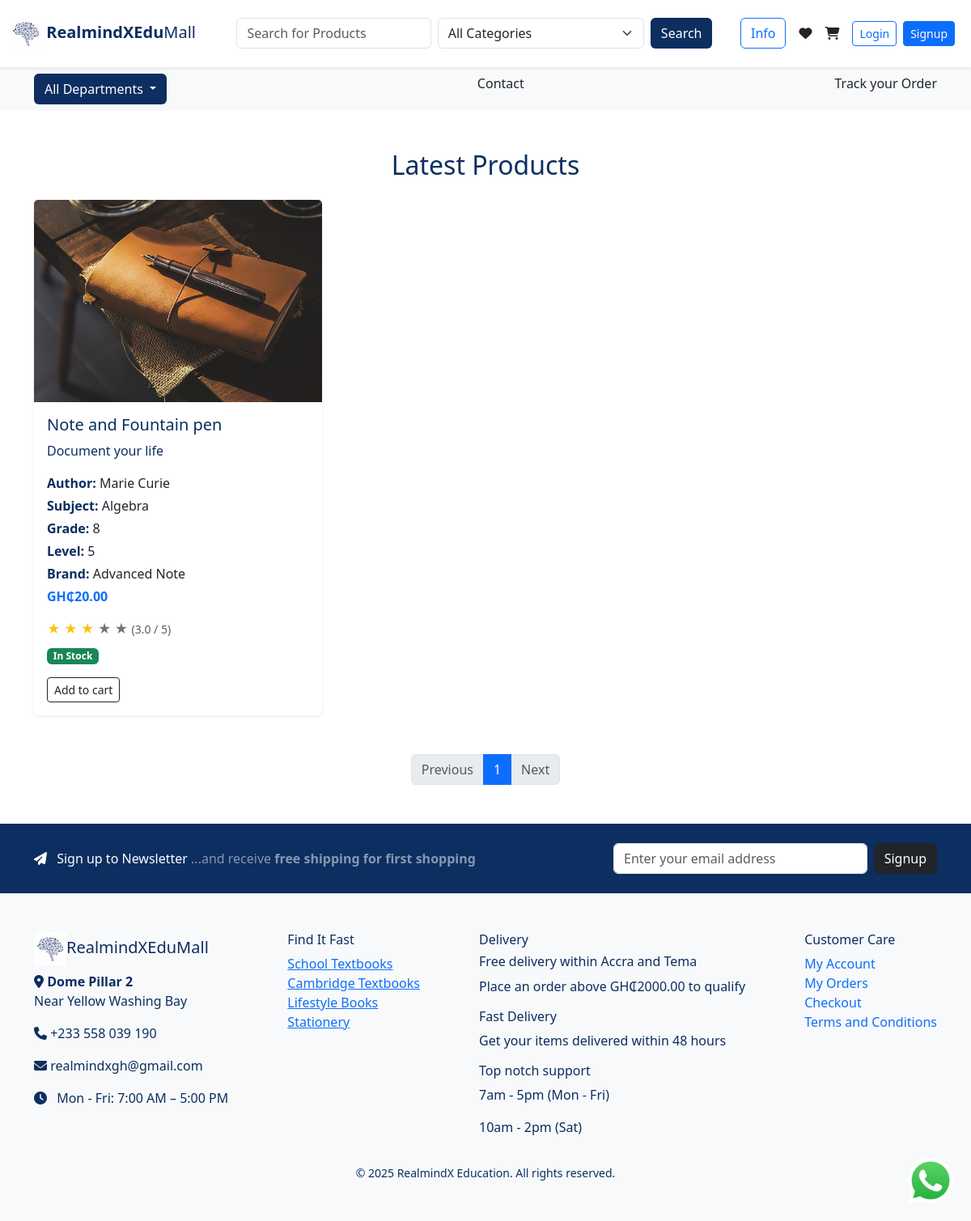
The page / on the database its author committed.
### e_commerce/models/products.py (models this page shows, shortened)
class Product(db.Model):
    __tablename__ = 'product'  # Optional, but makes FK references safer
    id = db.Column(db.Integer, primary_key=True)
    name = db.Column(db.String(120), nullable=False)
    description = db.Column(db.Text, nullable=False)
    price = db.Column(db.Float, nullable=False)
    image_filename = db.Column(db.String(120))
    in_stock = db.Column(db.Boolean, default=True)
    date_created = db.Column(db.DateTime, default=datetime.utcnow)
    author = db.Column(db.String(120), nullable=True)
    brand = db.Column(db.String(120), nullable=True)
    grade = db.Column(db.String(50), nullable=True)
    level = db.Column(db.String(50), nullable=True)
    subject = db.Column(db.String(100), nullable=True)
    ratings = db.relationship('ProductRating', back_populates='product', lazy=True)
    category_id = db.Column(db.Integer, db.ForeignKey('category.id'))
    category = db.relationship('Category', back_populates='products')
    order_items = db.relationship('OrderItem', backref='product', lazy=True)

### e_commerce/routes/main_routes.py (the view)
@main_bp.route('/')
def home():
    page = request.args.get('page', 1, type=int)
    per_page = 12  # or any number you prefer
    products = Product.query.order_by(Product.date_created.desc()).paginate(
        page=page,
        per_page=per_page,
        error_out=False
    )
    return render_template('home.html', products=products)

### e_commerce/templates/home.html (shortened to what this page needs)
{% extends "index.html" %}
{% block content %}
<div class="container my-5">
  {% if not current_user.is_authenticated %}
    <h2 class="text-center mb-4" style="color: #0C2E60;">Latest Products</h2>
    {% if products.items %}
      <div class="row">
        {% for product in products.items %}
        <div class="col-md-4 mb-4">
          <div class="card h-100 shadow-sm border-0">
            <div class="position-relative" style="height: 250px;">
              <img
                src="{{ url_for('static', filename='uploads/' ~ product.image_filename) }}"
                class="card-img-top"
                alt="{{ product.name }}"
                style="height: 100%; object-fit: cover;">
            </div>
            <div class="card-body">
              <h5 class="card-title" style="color: #0C2E60;">{{ product.name }}</h5>
              <p class="card-text" style="color: #0C2E60;">{{ product.description[:100] }}{% if product.description|length > 100 %}...{% endif %}</p>
              {% if product.author %}
                <p class="mb-1"><strong style="color: #0C2E60;">Author:</strong> {{ product.author }}</p>
              {% endif %}
              {% if product.subject %}
                <p class="mb-1"><strong style="color: #0C2E60;">Subject:</strong> {{ product.subject }}</p>
              {% endif %}
              {% if product.grade %}
                <p class="mb-1"><strong style="color: #0C2E60;">Grade:</strong> {{ product.grade }}</p>
              {% endif %}
              {% if product.level %}
                <p class="mb-1"><strong style="color: #0C2E60;">Level:</strong> {{ product.level }}</p>
              {% endif %}
              {% if product.brand %}
                <p class="mb-1"><strong style="color: #0C2E60;">Brand:</strong> {{ product.brand }}</p>
              {% endif %}
              <p class="text-primary fw-bold">GH₵{{ '%.2f'|format(product.price) }}</p>
              {% if product.ratings %}
                {% set avg_rating = (product.ratings | map(attribute='rating') | list | sum) / product.ratings|length %}
                <div class="mb-2">
                  {% for i in range(1, 6) %}
                    {% if i <= avg_rating %}
                      <span class="text-warning">&#9733;</span>
                    {% else %}
                      <span class="text-secondary">&#9733;</span>
                    {% endif %}
                  {% endfor %}
                  <small class="text-muted">({{ '%.1f' % avg_rating }} / 5)</small>
                </div>
              {% else %}
                <small class="text-muted d-block mb-2">No rating</small>
              {% endif %}
              {% if product.in_stock %}
                <span class="badge bg-success mb-2">In Stock</span>
              {% else %}
                <span class="badge bg-danger mb-2">Out of Stock</span>
              {% endif %}
              <br>
              {% if product.in_stock %}
                <a href="{{ url_for('cart.add_quantity', product_id=product.id) }}" class="btn btn-outline-dark btn-sm mt-2">Add to cart</a>
              {% else %}
                <button class="btn btn-outline-dark btn-sm mt-2" disabled>Add to cart</button>
              {% endif %}
            </div>
          </div>
        </div>
        {% endfor %}
      </div>
      <nav aria-label="Page navigation">
        <ul class="pagination justify-content-center mt-4">
          {% if products.has_prev %}
            <li class="page-item">
              <a class="page-link" href="{{ url_for('main.home', page=products.prev_num) }}">Previous</a>
            </li>
          {% else %}
            <li class="page-item disabled">
              <span class="page-link">Previous</span>
            </li>
          {% endif %}
          {% for p in products.iter_pages(left_edge=1, right_edge=1, left_current=1, right_current=2) %}
            {% if p %}
              <li class="page-item {% if p == products.page %}active{% endif %}">
                <a class="page-link" href="{{ url_for('main.home', page=p) }}">{{ p }}</a>
              </li>
            {% else %}
              <li class="page-item disabled"><span class="page-link">…</span></li>
            {% endif %}
          {% endfor %}
          {% if products.has_next %}
            <li class="page-item">
              <a class="page-link" href="{{ url_for('main.home', page=products.next_num) }}">Next</a>
            </li>
          {% else %}
            <li class="page-item disabled">
              <span class="page-link">Next</span>
            </li>
          {% endif %}
        </ul>
      </nav>
    {% else %}
      <div class="alert alert-warning text-center">No products available at the moment.</div>
    {% endif %}
  {% else %}
    <div class="alert alert-info text-center">
      Welcome, {{ current_user.username }}. You can view and rate your <a href="{{ url_for('main.purchased_products') }}">purchased products here</a>.
    </div>
  {% endif %}
</div>
{% endblock %}

### e_commerce/templates/index.html (shortened to what this page needs)
<!DOCTYPE html>
<html lang="en">
<head>
  <link href="https://cdn.jsdelivr.net/npm/bootstrap@5.3.3/dist/css/bootstrap.min.css" rel="stylesheet">
  <link rel="stylesheet" href="https://cdnjs.cloudflare.com/ajax/libs/font-awesome/6.6.0/css/all.min.css">
</head>
<body>
  <nav class="navbar navbar-expand-lg navbar-light bg-white shadow-sm py-3">
    <div class="container-fluid">
      <a class="navbar-brand" href="{{ url_for('main.home') }}">
        <img src="{{ url_for('static', filename='images/brain.jpg') }}" alt="Logo" width="40">
        <strong><span style="color: #0C2E60;">RealmindXEdu</span></strong><span style="color: #0C2E60;">Mall</span>
      </a>
      {% if not current_user.is_authenticated %}
      <form method="GET" action="{{ url_for('main.search') }}" class="d-flex mx-auto w-50">
        <input class="form-control me-2" type="search" name="q" id="search-box" placeholder="Search for Products" autocomplete="off">
        <select name="category" class="form-select me-2">
          <option value="">All Categories</option>
        </select>
        <button class="btn text-white" style="background-color: #0C2E60;">Search</button>
      </form>
      {% endif %}
      <div class="d-flex align-items-center">
        {% if not current_user.is_authenticated %}
        <a href="{{ url_for('main.info') }}" class="btn btn-outline-primary me-3">Info</a>
        <a href="#" class="text-dark me-3"><i class="fas fa-heart"></i></a>
        <a href="{{ url_for('cart.view_cart') }}" class="text-dark position-relative me-3">
          <i class="fas fa-shopping-cart"></i>
        </a>
        {% endif %}
        {% if current_user.is_authenticated %}
          <div class="d-flex align-items-center gap-3">
            <a class="nav-link" href="{{ url_for('main.purchased_products') }}">My Products</a>
            <span>Welcome, {{ current_user.username }}</span>
            <a href="{{ url_for('auth.logout') }}" class="btn btn-outline-danger btn-sm">Logout</a>
          </div>
        {% else %}
          <a href="{{ url_for('auth.login') }}" class="btn btn-outline-primary btn-sm me-2">Login</a>
          <a href="{{ url_for('auth.user_signup') }}" class="btn btn-primary btn-sm me-2">Signup</a>
        {% endif %}
      </div>
    </div>
  </nav>
  {% if not current_user.is_authenticated %}
  <div class="bg-light py-2">
    <div class="container d-flex justify-content-between flex-wrap">
      <div class="dropdown">
        <button class="btn text-white dropdown-toggle" data-bs-toggle="dropdown" style="background-color: #0C2E60;">
          All Departments
        </button>
      </div>
      <a class="nav-link" href="{{ url_for('main.contact') }}">Contact</a>
      <a class="nav-link" href="{{ url_for('main.track_order') }}">Track your Order</a>
    </div>
  </div>
  {% endif %}
  <main>
    {% block content %}{% endblock %}
  </main>
  <section class="text-white py-4" style="background-color: #0C2E60;">
    <div class="container d-flex flex-column flex-md-row justify-content-between align-items-center">
      <p class="mb-3 mb-md-0 fs-6">
        <i class="fas fa-paper-plane me-2"></i> Sign up to Newsletter
        <span class="text-white-50">...and receive <strong>free shipping for first shopping</strong></span>
      </p>
      <form method="POST" action="{{ url_for('main.subscribe_newsletter') }}" class="d-flex" style="max-width: 400px; width: 100%;">
        <input type="email" name="email" class="form-control me-2" placeholder="Enter your email address" required>
        <button class="btn btn-dark" type="submit">Signup</button>
      </form>
    </div>
  </section>
  <footer class="bg-light py-5" style="color: #0C2E60;">
    <div class="container d-flex flex-wrap justify-content-between">
      <div class="mb-4">
        <h5><img src="{{ url_for('static', filename='images/brain.jpg') }}" width="40"><span style="color: #0C2E60;">RealmindXEduMall</span></h5>
        <p><i class="fa fa-map-marker-alt"></i> <strong>Dome Pillar 2</strong><br>Near Yellow Washing Bay</p>
        <p><i class="fa fa-phone"></i> +233 558 039 190</p>
        <p><i class="fa fa-envelope"></i> realmindxgh@gmail.com</p>
        <p><i class="fa fa-clock me-2"></i> Mon - Fri: 7:00 AM – 5:00 PM</p>
      </div>
      <div>
        <h6>Find It Fast</h6>
        <ul class="list-unstyled">
          <li><a href="#">School Textbooks</a></li>
          <li><a href="#">Cambridge Textbooks</a></li>
          <li><a href="#">Lifestyle Books</a></li>
          <li><a href="#">Stationery</a></li>
        </ul>
      </div>
      <div>
        <h6>Delivery</h6>
        <h6>Free delivery within Accra and Tema</h6>
        <p>Place an order above GH₵2000.00 to qualify</p>
        <h6>Fast Delivery</h6>
        <p>Get your items delivered within 48 hours</p>
        <h6>Top notch support</h6>
        <p>7am - 5pm (Mon - Fri)</p>
        <p>10am - 2pm (Sat)</p>
      </div>
      <div>
        <h6>Customer Care</h6>
        <ul class="list-unstyled">
          <li><a href="{{ url_for('auth.login') }}" style="text-decoration: none;" >My Account</a></li>
          <li><a href="{{ url_for('auth.login') }}" style="text-decoration: none;">My Orders</a></li>
          <li><a href="{{ url_for('auth.login') }}" style="text-decoration: none;">Checkout</a></li>
          <li><a href="{{ url_for('auth.login') }}" style="text-decoration: none;">Terms and Conditions</a></li>
        </ul>
      </div>
    </div>
    <div class="text-center mt-3">
      <small id="copyright"></small>
    </div>
  </footer>
  <a href="https://wa.me/233558099689" class="whatsapp-float" target="_blank" style="
  position: fixed;
  bottom: 20px;
  right: 20px;
  z-index: 1000;
  ">
    <img src="{{ url_for('static', filename='images/whatsapp.png') }}" alt="WhatsApp" width="60">
  </a>
</body>
</html>

### rows shown on the page
Product: image_filename (picture), name "Note and Fountain pen", description "Document your life", author "Marie Curie", subject "Algebra", grade "8", level "5", brand "Advanced Note", price "20.00", avg_rating "3.0", in_stock "In Stock"

### other values the page prints
{{ p }} "1"
